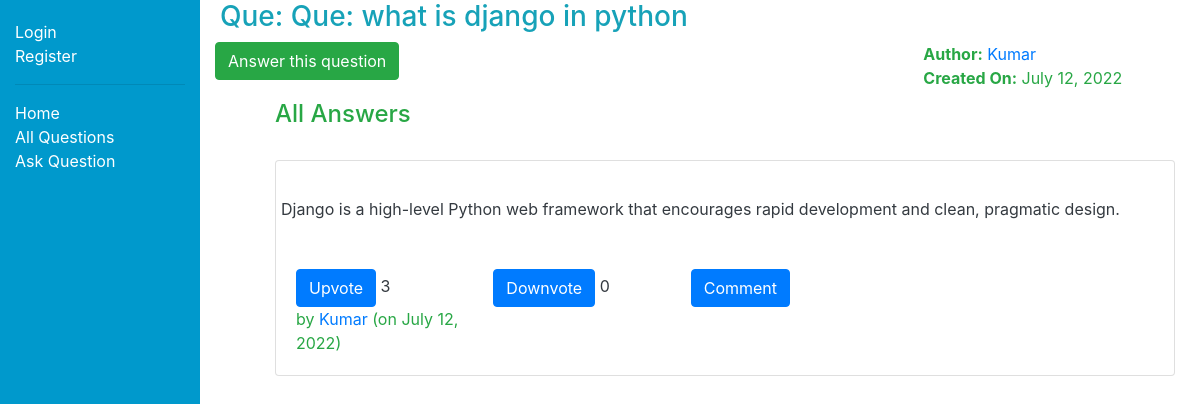
The page /myquora/question/3 on the database its author committed.
### myquora/models.py (models this page shows, shortened)
class Question(models.Model):
    author = models.ForeignKey(Author, on_delete=models.SET_NULL, null=True)
    question_text = models.TextField(max_length=1000, help_text='Enter your question in brief')
    date_created = models.DateField(null=True, default=timezone.now())
    date_updated = models.DateField(null=True, default=timezone.now())

class Author(models.Model):
    user = models.ForeignKey(User, on_delete=models.CASCADE)
    email = models.EmailField(max_length=70, blank=True)
    date_created = models.DateField(null=True, default=timezone.now())
    credits = models.IntegerField(default=0)
    def get_absolute_url(self):
        return reverse('author-detail', args=[str(self.id)])
    def __str__(self):
        return f'{self.user.username}'

class Answer(models.Model):
    author = models.ForeignKey(Author, on_delete=models.SET_NULL, null=True)
    question = models.ForeignKey('Question', on_delete=models.SET_NULL, null=True)
    answer_text = models.TextField(max_length=2000, help_text='Write your answer here...')
    date_created = models.DateField(null=True, default=timezone.now())
    date_updated = models.DateField(null=True, default=timezone.now())
    upvote = models.IntegerField(default=0)
    downvote = models.IntegerField(default=0)
    views = models.IntegerField(default=0)

### myquora/views.py (the view)
# urls.py: path('question/<int:pk>', views.QuestionDetailView.as_view(), name='question-detail'),
class QuestionDetailView(generic.DetailView):
    model = Question
    def get_context_data(self, **kwargs):
        context = super().get_context_data(**kwargs)
        question_id = self.kwargs['pk']
        question = Question.objects.get(id=question_id)
        answer_list = Answer.objects.filter(question=question)
        comment_dictionary = {
                ans.id: Comment.objects.filter(answer=ans) for ans in answer_list
            }
        context['answer_list'] = answer_list
        context['answer_url'] = '/myquora/question/'+str(question_id)+'/answer/'
        context['upvote_url'] = '/myquora/answer/upvote/'
        context['downvote_url'] = '/myquora/answer/downvote/'
        context['comment_dictionary'] = comment_dictionary
        return context

### myquora/templates/myquora/question_detail.html (shortened to what this page needs)
{% extends "base_generic.html" %}
{% block content %}
<div style="margin-left: 5px;" class="row text-info">
    <h3>Que: {{ question.question_text }} </h3>
</div>
  <div class="text-success">
    <div class="row">
        <div class="col">
          <form action = "{{answer_url}}" method = "GET" >
            <input type ="submit"  class="btn btn-success" role="button" value="Answer this question">
          </form>
        </div>
        <div class="col-5"></div>
        <div class="col">
          <strong>Author:</strong> <a href="{{ question.author.get_absolute_url }}">{{ question.author }}</a>
          <br>
          <strong>Created On:</strong> {{ question.date_created }}
        </div>
    </div>
  <div style="margin-left:20px;margin-top:10px; margin-right: 10px;">
    {% if answer_list %}
    <ul>
        <h4>All Answers</h4>
      {% for answer in answer_list %}
          <br>
          <div class="card">
            <div class="card-body">
              <p class="card-text">
                <div class="row text-dark">
            {{ answer.answer_text }}
          </div>
          <br>
          <br>
          <div class="row text-success">
              <div class="col">
                <form action="{{upvote_url}}{{answer.id}}" method="POST">
                  <input type="submit" value="Upvote" class="btn btn-primary">
                  <span class="text-dark">{{ answer.upvote }}</span>
                </form>
              </div>
            <div class="col">
                <form action="{{downvote_url}}{{answer.id}}" method="POST">
                  <input type="submit" value="Downvote" class="btn btn-primary">
                  <span class="text-dark">{{ answer.downvote }}</span>
                </form>
              </div>
            <div class="col">
                <form action="/myquora/answer/{{answer.id}}/comment/" method="GET">
                  <input type="submit" value="Comment" class="btn btn-primary">
                </form>
            </div>
            <div class="col-4">
            </div>
            <div class="col-3">
                  by <a href="{{ answer.author.get_absolute_url }}">{{answer.author}} </a>
                  (on {{answer.date_updated}})
            </div>
              </p>
            </div>
          </div>
 </div>
 <div style="margin-left: 20px;">
        <br>
        </div>
      {% endfor %}
    {% else %}
    <div class="text-danger">
        There are no answers for this question.
    </div>
    {% endif %}
  </div>
{% endblock %}

### myquora/templates/base_generic.html (shortened to what this page needs)
<!DOCTYPE html>
<html lang="en">
<head>
  <link rel="stylesheet" href="https://stackpath.bootstrapcdn.com/bootstrap/4.1.3/css/bootstrap.min.css">
  {% load static %}
  <link rel="stylesheet" href="{% static 'css/styles.css' %}">
</head>
<body>
  <div class="container-fluid">
    <div class="row">
      <div style="background: #0099cc; height: 800px;" class="col-sm-2">
      {% block sidebar %}
        <ul class="sidebar-nav">
          {% if user.is_authenticated %}
            <li  style="text-decoration: none; color: white;"  >User: {{ user.get_username }}</li>
            <li><a  style="text-decoration: none; color: white;"  href="{% url 'logout'%}?next={{request.path}}">Logout</a></li>
          {% else %}
          <li><a style="text-decoration: none; color: white;"   href="{% url 'login'%}?next={{request.path}}">Login</a></li>
          <li><a style="text-decoration: none; color: white;"  href="{% url 'author-add'%}?next={{request.path}}">Register</a></li>
          {% endif %}
          <hr>
          <li><a style="text-decoration: none; color: white;"  href="{% url 'index' %}">Home</a></li>
          <li><a  style="text-decoration: none; color: white;"  href="{% url 'questions' %}">All Questions</a></li>
          <li><a style="text-decoration: none; color: white;"   href="{% url 'question-add' %}">Ask Question</a></li>
        </ul>
     {% endblock %}
      </div>
    <br>
    <br>
    <br>
    <div class="col-sm-10 ">
      {% block content %}
      {% endblock %}
    </div>
  </div>
</body>
</html>

### myquora/static/css/styles.css (style rules this page uses)
.sidebar-nav { margin-top: 20px; padding: 0; list-style: none; }

### rows shown on the page
Question: question_text "Que: what is django in python", author "Kumar", date_created "July 12, 2022"
Answer: answer_text "Django is a high-level Python web framework that encourages rapid development and clean, pragmatic design.", upvote "3", downvote "0", author "Kumar", date_updated "July 12, 2022"
